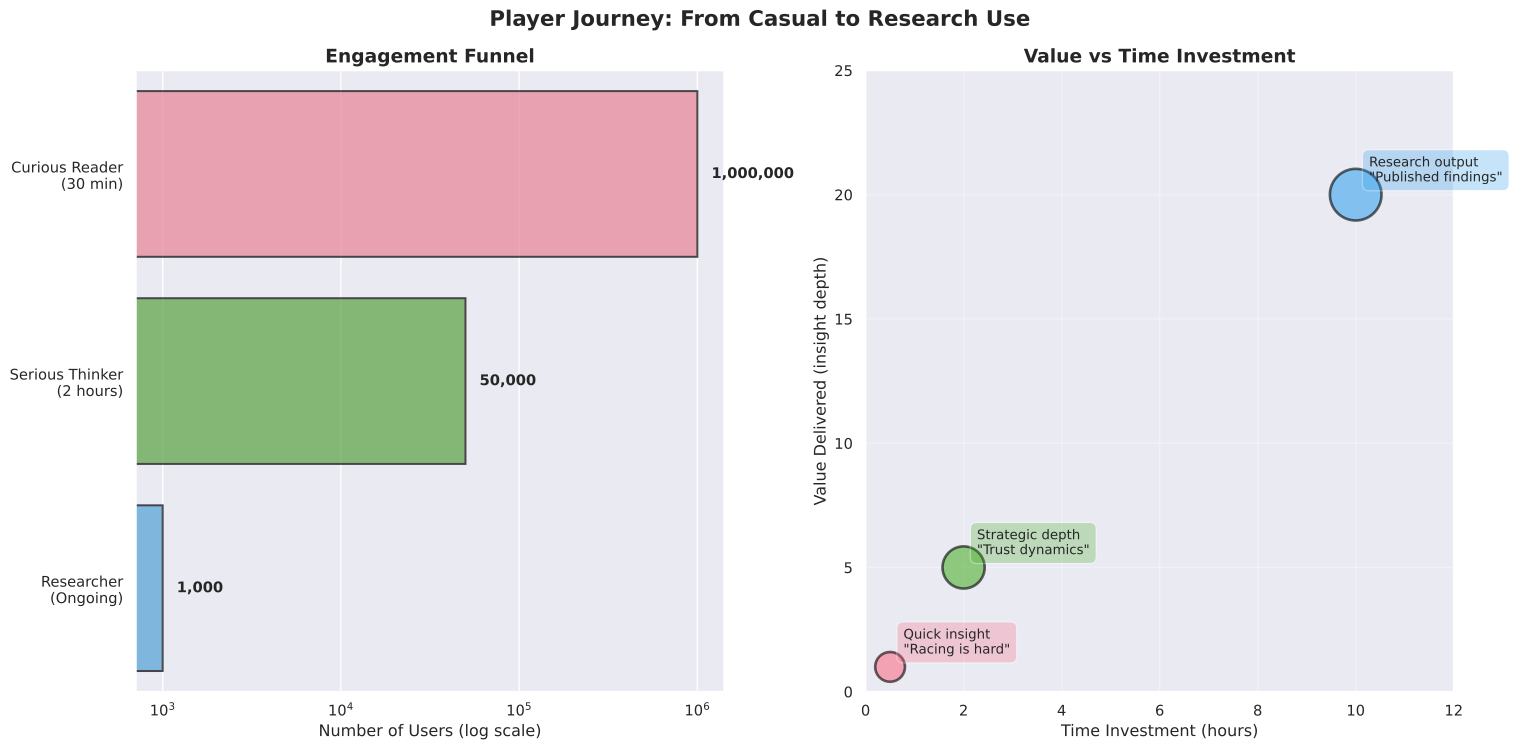

The Python source for this figure:
"""
Player Journey Visualization
Shows the progression from casual player to researcher across engagement dimensions
"""

import matplotlib.pyplot as plt
import matplotlib.patches as mpatches
from matplotlib.patches import FancyBboxPatch, FancyArrowPatch
import numpy as np
import seaborn as sns

# Set seaborn style and palette
sns.set_theme(style="darkgrid", palette="deep")
colors = sns.color_palette("husl", 3).as_hex()

fig, (ax1, ax2) = plt.subplots(1, 2, figsize=(16, 8))
fig.suptitle('Player Journey: From Casual to Research Use', fontsize=16, fontweight='bold')

# Left plot: Engagement Funnel
categories = ['Curious Reader\n(30 min)', 'Serious Thinker\n(2 hours)', 'Researcher\n(Ongoing)']
players = [1000000, 50000, 1000]  # Estimated numbers

sns.barplot(x=players, y=categories, palette=colors, alpha=0.7, ax=ax1, edgecolor='black', linewidth=1.5)
ax1.set_xlabel('Number of Users (log scale)', fontsize=12)
ax1.set_title('Engagement Funnel', fontsize=14, fontweight='bold')
ax1.set_xscale('log')
ax1.set_ylabel('')

# Add value labels
for i, (cat, val) in enumerate(zip(categories, players)):
    ax1.text(val * 1.2, i, f'{val:,}', va='center', fontsize=11, fontweight='bold')

# Right plot: Value Delivered vs Time Investment
time_investment = [0.5, 2, 10]  # hours
value_delivered = [1, 5, 20]  # arbitrary units

sns.scatterplot(x=time_investment, y=value_delivered, s=[500, 1000, 1500],
               hue=categories, palette=colors, alpha=0.6, edgecolor='black', linewidth=2, ax=ax2, legend=False)

# Add labels for each point
labels = ['Quick insight\n"Racing is hard"',
          'Strategic depth\n"Trust dynamics"',
          'Research output\n"Published findings"']

for i, (x, y, label) in enumerate(zip(time_investment, value_delivered, labels)):
    ax2.annotate(label, (x, y), xytext=(10, 10), textcoords='offset points',
                bbox=dict(boxstyle='round,pad=0.5', facecolor=colors[i], alpha=0.3),
                fontsize=10, ha='left')

ax2.set_xlabel('Time Investment (hours)', fontsize=12)
ax2.set_ylabel('Value Delivered (insight depth)', fontsize=12)
ax2.set_title('Value vs Time Investment', fontsize=14, fontweight='bold')
ax2.grid(True, alpha=0.3)
ax2.set_xlim(0, 12)
ax2.set_ylim(0, 25)

plt.tight_layout()
plt.savefig('funding/diagrams/player_journey.svg', format='svg', bbox_inches='tight')
print("Saved: player_journey.svg")

# Create second figure: Progression pathway
fig2, ax = plt.subplots(figsize=(14, 8))
ax.set_xlim(0, 10)
ax.set_ylim(0, 10)
ax.axis('off')

# Draw progression boxes with seaborn colors
palette = sns.color_palette("husl", 3).as_hex()
stages = [
    {'name': 'Casual Player', 'time': '30 min', 'outcome': 'One key insight',
     'x': 1, 'y': 7, 'color': palette[0]},
    {'name': 'Engaged Thinker', 'time': '2 hours', 'outcome': 'Strategic intuition',
     'x': 4.5, 'y': 7, 'color': palette[1]},
    {'name': 'Researcher', 'time': 'Ongoing', 'outcome': 'Published research',
     'x': 8, 'y': 7, 'color': palette[2]}
]

for i, stage in enumerate(stages):
    # Draw box
    box = FancyBboxPatch((stage['x'] - 0.8, stage['y'] - 1), 1.6, 2,
                         boxstyle="round,pad=0.1",
                         facecolor=stage['color'],
                         edgecolor='black',
                         linewidth=2,
                         alpha=0.3)
    ax.add_patch(box)

    # Add text
    ax.text(stage['x'], stage['y'] + 0.5, stage['name'],
           ha='center', va='center', fontsize=12, fontweight='bold')
    ax.text(stage['x'], stage['y'], stage['time'],
           ha='center', va='center', fontsize=10, style='italic')
    ax.text(stage['x'], stage['y'] - 0.5, stage['outcome'],
           ha='center', va='center', fontsize=9, wrap=True)

    # Draw arrow to next stage
    if i < len(stages) - 1:
        arrow = FancyArrowPatch((stage['x'] + 0.9, stage['y']),
                               (stages[i+1]['x'] - 0.9, stages[i+1]['y']),
                               arrowstyle='->', mutation_scale=30,
                               linewidth=3, color='gray', alpha=0.6)
        ax.add_patch(arrow)

# Add features unlocked at each stage
features = [
    {'stage': 0, 'features': ['• Quick Play mode', '• Single scenario', '• AI opponents']},
    {'stage': 1, 'features': ['• Custom scenarios', '• Multiple strategies', '• Parameter tuning']},
    {'stage': 2, 'features': ['• Batch simulations', '• API access', '• Data export']}
]

for feat in features:
    feature_text = '\n'.join(feat['features'])
    ax.text(stages[feat['stage']]['x'], stages[feat['stage']]['y'] - 2.5,
           feature_text, ha='center', va='top', fontsize=9,
           bbox=dict(boxstyle='round', facecolor='wheat', alpha=0.3))

ax.set_title('Progressive Complexity: Same Engine, Different Interfaces',
            fontsize=16, fontweight='bold', pad=20)

plt.savefig('funding/diagrams/progression_pathway.svg', format='svg', bbox_inches='tight')
print("Saved: progression_pathway.svg")
plt.close('all')
